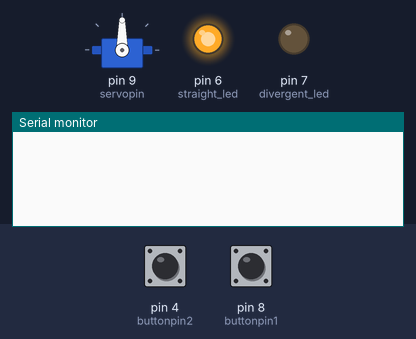
Simulated run of this program. Board: Arduino Nano, built with avr-gcc and run on an emulated ATmega328P. On the bench: servo, output pins drawn as LEDs (lit = HIGH), the last lines printed to the serial monitor. The test bench sets the inputs (shaded band); at power-on: pin 4 (buttonpin2) LOW, pin 8 (buttonpin1) LOW.

Above: at 1.2 s.
1.3 s: pin 4 (buttonpin2) pulled HIGH for 0.15 s
At 2.5 s:
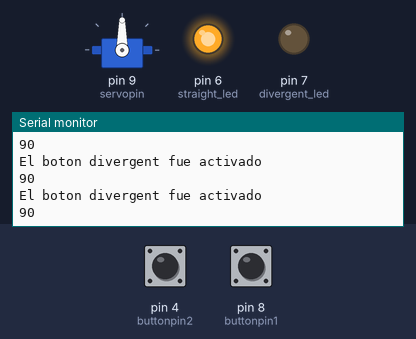
2.9 s: pin 8 (buttonpin1) pulled HIGH for 0.15 s
At 3.5 s:
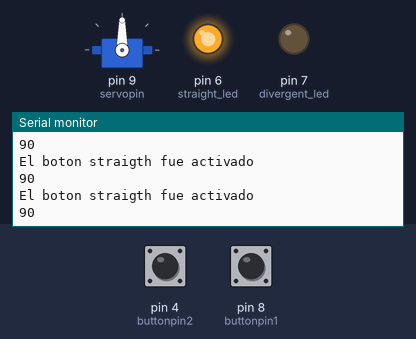
4.5 s: pin 8 (buttonpin1) driven HIGH
At 5.0 s:
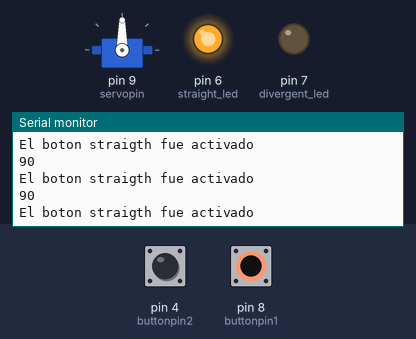
11.5 s: pin 8 (buttonpin1) driven LOW
13.0 s: pin 4 (buttonpin2) driven HIGH and pin 8 (buttonpin1) driven HIGH
At 13.5 s:
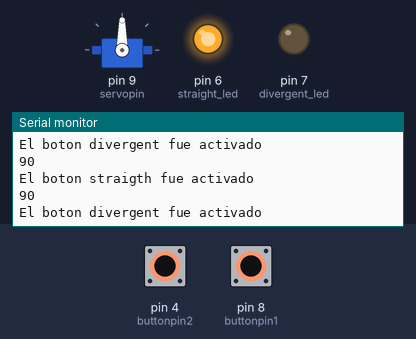

The program:

main.cpp
```cpp
#include <Servo.h>
#include <Arduino.h>

// constant variables used to set servo angles, in degrees
const int straight = 90;
const int divergent = 120;

// constant variables holding the ids of the pins we are using
const int divergent_led = 7;
const int straight_led = 6;
const int buttonpin1 = 8;
const int buttonpin2 = 4;
const int servopin = 9;

// servo movement step delay, in milliseconds
const long step_delay = 100;
unsigned long b1_previousMillis = 0;
unsigned long b2_previousMillis = 0;
// create a servo object
Servo myservo;

// global variables to store servo position
int pos = straight; // current

void setup()
{
  // set the mode for the digital pins in use
  pinMode(buttonpin1, INPUT);
  pinMode(buttonpin2, INPUT);
  pinMode(straight_led, OUTPUT);
  pinMode(divergent_led, OUTPUT);
  Serial.begin(9600);
  // setup the servo
  myservo.attach(servopin);  // attach to the servo on pin 9
  myservo.write(pos); // set the initial servo position

  // set initial led states
   digitalWrite(straight_led, HIGH);
   digitalWrite(divergent_led, LOW);
}

void loop()
{
 // Espero que algun boton sea presionado
 // y si lo es, pongo una variable en HIGH
  int button_state1 = digitalRead(buttonpin1);
  int button_state2 = digitalRead(buttonpin2);
  unsigned long currentMillis = millis();

  if(button_state1 == HIGH){

    // turn off the lit led
    Serial.println("El boton straigth fue activado");
    if(pos == straight){
              digitalWrite(straight_led, LOW);
          } else {
              digitalWrite(divergent_led, LOW);
          }
       // Move the servo to its new position
    Serial.println(pos);

    if (currentMillis - b1_previousMillis <= step_delay) {
      b1_previousMillis = currentMillis;
      if(pos ==  straight){   // if the new angle is higher

        // increment the servo position from oldpos to pos
        for(int i = straight + 1 ; i <= divergent; i++){
          myservo.write(i); // write the next position to the servo
          }


      }
    else {pos = divergent;}
    }
      // turn on the appropriate LED.
    if(pos == straight){
            digitalWrite(straight_led, HIGH);
        } else {
            digitalWrite(divergent_led, HIGH);
       }
  }

  if(button_state2 == HIGH){
    Serial.println("El boton divergent fue activado");
    // turn off the lit led
    if(pos == straight){
              digitalWrite(straight_led, LOW);
          } else {
              digitalWrite(divergent_led, LOW);
          }
       // Move the servo to its new position
    Serial.println(pos);

    if (currentMillis - b2_previousMillis <= step_delay) {
      b2_previousMillis = currentMillis;
      if(pos ==  divergent){   // if the new angle is higher
        pos = straight;
      // increment the servo position from oldpos to pos
        for(int b = divergent - 1 ; b >= straight; b--){
          myservo.write(b); // write the next position to the servo
          delay(step_delay); // wait
       }
      }
    else {pos = divergent;}
    }
    // turn on the appropriate LED.
    if(pos == straight){
            digitalWrite(straight_led, HIGH);
        } else {
            digitalWrite(divergent_led, HIGH);
       }
  }

}// end of loop
```

Measured:
- after the input at 1.3 s, the serial monitor: prints a new line at once (image 1)
- after the input at 2.9 s, the serial monitor: prints a new line at once (image 2)
- after the input at 13.0 s, the serial monitor: prints a new line at once (image 4)
